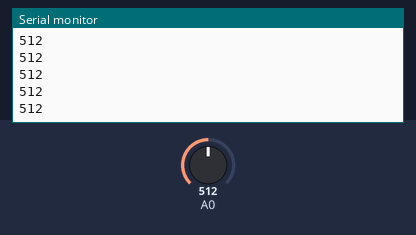
This sketch was run on a simulated Arduino Uno, built with avr-gcc and run on an emulated ATmega328P. Parts: the last lines printed to the serial monitor. Inputs (shaded band) come from the test bench; at power-on: A0 = 512.

Above: at 1.2 s.
1.3 s: A0 set to 716
At 2.3 s:
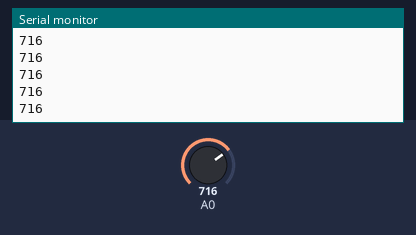
2.8 s: A0 set to 900
At 3.8 s:
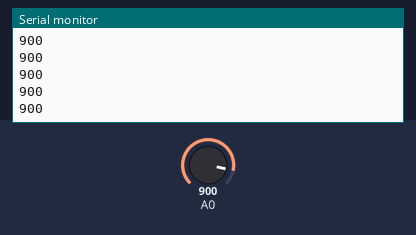
Timing chart, 0 to 5.6 s (numbered marks = the images above; inputs shaded):
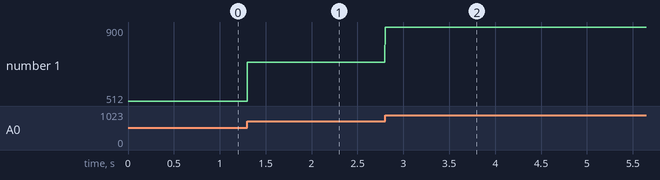

Measured:
- after the input at 1.3 s, the serial monitor: prints a new line at once (image 1)
- after the input at 2.8 s, the serial monitor: prints a new line at once (image 2)
- plotted number 1: 512 → 716 after the input at 1.3 s, 716 → 900 after the input at 2.8 s

The sketch:

EEG_SerialPlot.ino
```cpp
float sample_rate = 512;
int sample_time_microseconds = round((1/sample_rate)*1000000);

void setup() {
  // put your setup code here, to run once:
  Serial.begin(57600);
}

void loop() {
  // put your main code here, to run repeatedly:
  int EEGValue_Raw = analogRead(A0);
  Serial.println(EEGValue_Raw);
  delayMicroseconds(sample_time_microseconds);
}
```
